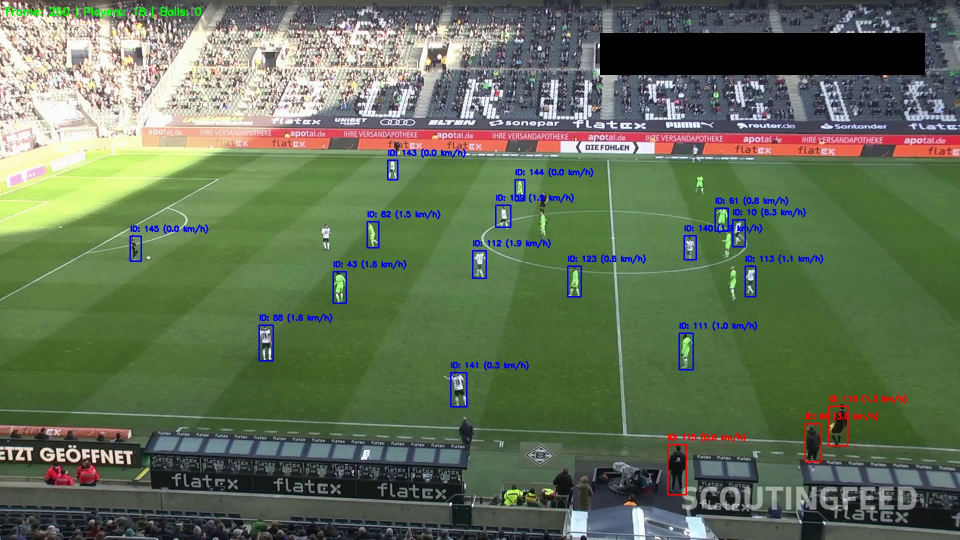
#> input picture uploads/thumbnail_2.jpg, 1920 x 1080 px (shown at 1/2 size)
$ python -i camera_tracking.py   (imports and definitions only)
#> lines starting #> are read from the running program, lines starting #| are printed output that depends on the picture
import cv2
import numpy as np

class CameraTracker:
    def __init__(self):
        """
        Initialize the camera tracker with optical flow parameters
        """
        # Parameters for ShiTomasi corner detection
        self.feature_params = dict(
            maxCorners=100,
            qualityLevel=0.3,
            minDistance=7,
            blockSize=7
        )

        # Parameters for Lucas-Kanade optical flow
        self.lk_params = dict(
            winSize=(15, 15),
            maxLevel=2,
            criteria=(cv2.TERM_CRITERIA_EPS | cv2.TERM_CRITERIA_COUNT, 10, 0.03)
        )

        # Create random colors for visualization
        self.colors = np.random.randint(0, 255, (100, 3))

        # First frame and previous points placeholder
        self.prev_frame = None
        self.prev_points = None
        self.homography = None

    def estimate_camera_movement(self, frame):
        """
        Estimate camera movement between frames using optical flow

        Args:
            frame: Current frame

        Returns:
            camera_movement: Estimated (dx, dy) camera movement
            homography: Homography matrix for perspective transformation
        """
        # Convert frame to grayscale
        gray = cv2.cvtColor(frame, cv2.COLOR_BGR2GRAY)

        # If this is the first frame, initialize
        if self.prev_frame is None:
            self.prev_frame = gray
            self.prev_points = cv2.goodFeaturesToTrack(gray, mask=None, **self.feature_params)
            return (0, 0), np.eye(3)

        # Calculate optical flow
        next_points, status, error = cv2.calcOpticalFlowPyrLK(
            self.prev_frame, gray, self.prev_points, None, **self.lk_params
        )

        # Select good points
        if next_points is not None:
            good_new = next_points[status == 1]
            good_old = self.prev_points[status == 1]

            # Calculate movement
            if len(good_new) > 0 and len(good_old) > 0:
                # Calculate homography matrix if enough points
                if len(good_new) >= 4:
                    H, _ = cv2.findHomography(good_old, good_new, cv2.RANSAC, 5.0)
                    self.homography = H
                else:
                    H = self.homography if self.homography is not None else np.eye(3)

                # Calculate average movement
                movement = good_new - good_old
                avg_movement = np.mean(movement, axis=0)

                # Update previous points and frame
                self.prev_points = good_new.reshape(-1, 1, 2)
                self.prev_frame = gray

                return tuple(avg_movement), H

        # If no movement detected, refresh feature points
        self.prev_points = cv2.goodFeaturesToTrack(gray, mask=None, **self.feature_params)
        self.prev_frame = gray

        return (0, 0), np.eye(3) if self.homography is None else self.homography

>>> import cv2
>>> picture = cv2.imread('uploads/thumbnail_2.jpg')
#> picture is the input picture: shape (1080, 1920, 3); mean B, G, R 87.5, 113, 98.7
>>> result = CameraTracker().estimate_camera_movement(picture)
#> in estimate_camera_movement, `gray = cv2.cvtColor(frame, cv2.COLOR_BGR2GRAY)`:
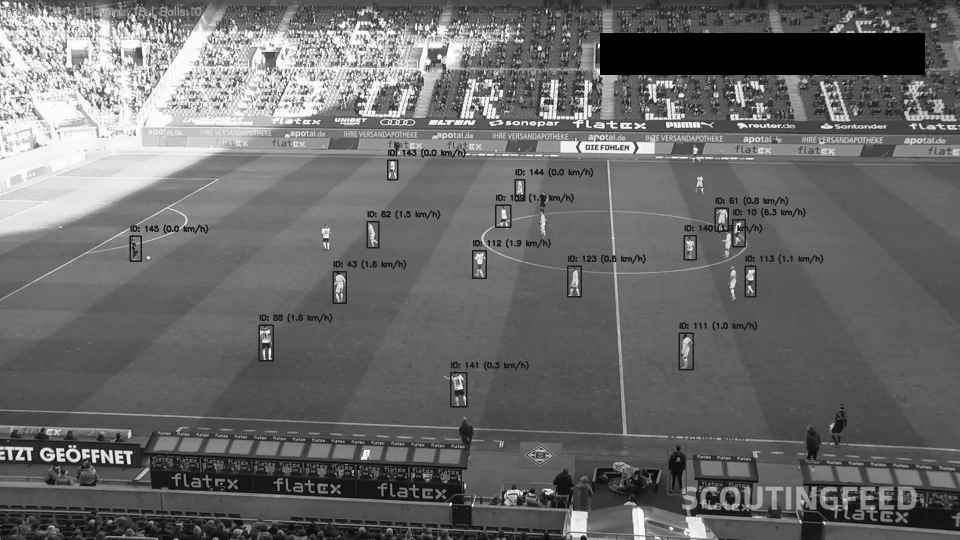
#> gray: shape (1080, 1920) (shown at 1/2 size); min 0, max 255, mean 105.8
#> in estimate_camera_movement, `self.prev_points = cv2.goodFeaturesToTrack(gray, mask=None, **self.fea..`: self.prev_points = 100 rows, first 8: [1202, 148], [1476, 461], [1049, 245], [1174, 297], [1213, 298], [998, 168], [1207, 292], [1526, 252]
#> result = ((0, 0), [[1, 0, 0], [0, 1, 0], [0, 0, 1]])
